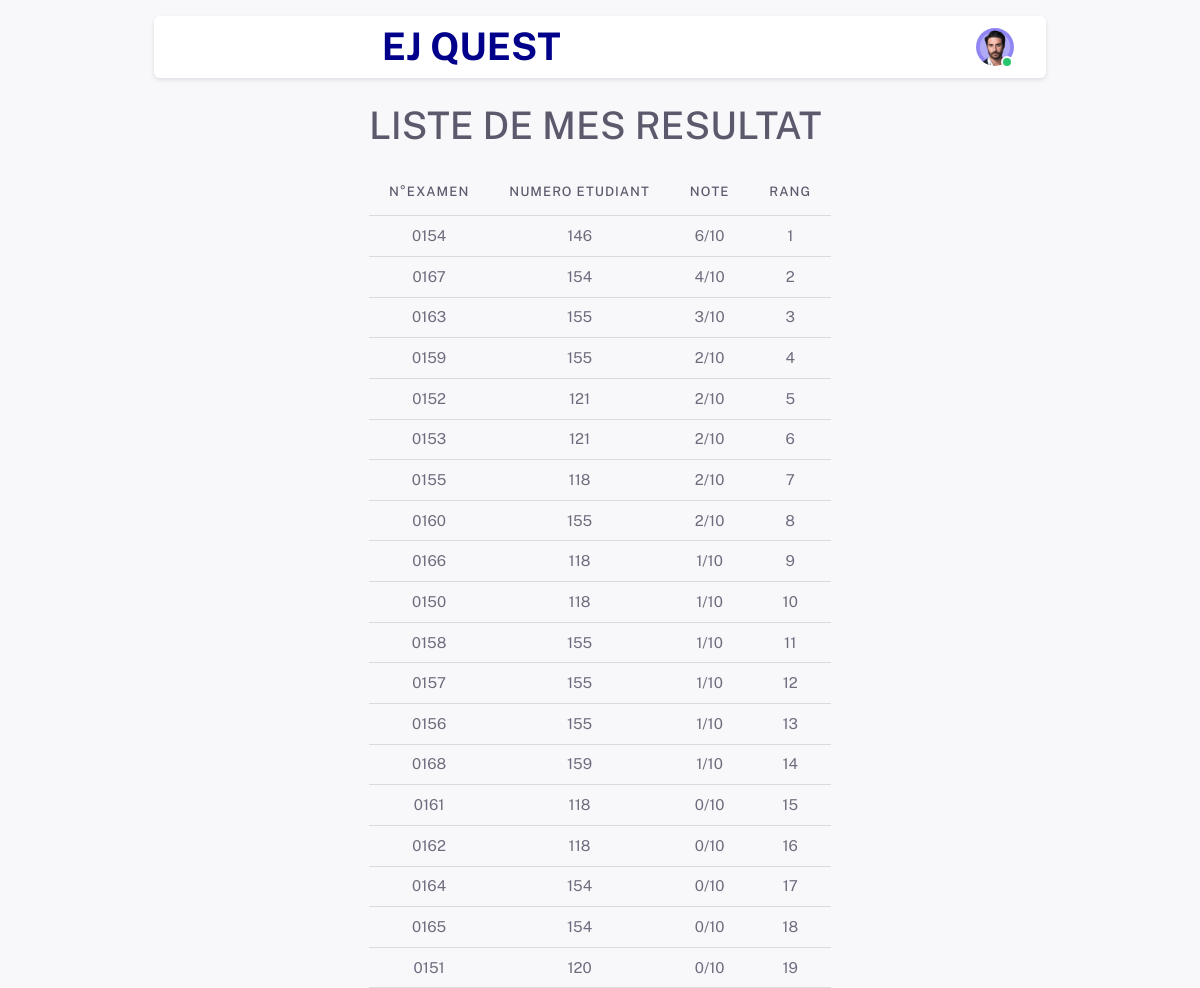
/resultAdmin.php, run on the app's committed database.
### tables this page shows
CREATE TABLE IF NOT EXISTS `examen` (
  `numExam` int NOT NULL AUTO_INCREMENT,
  `anneeUniv` varchar(20) DEFAULT NULL,
  `numEtudiant` varchar(10) DEFAULT NULL,
  `note` int DEFAULT NULL,
  `commentaire` varchar(200) DEFAULT NULL,
  PRIMARY KEY (`numExam`),
  KEY `numEtudiant` (`numEtudiant`)
);

### resultAdmin.php (the view, shortened to what this page needs)
<?php
require_once 'connection.php';
$sql = 'SELECT * FROM examen order by note DESC';
$query = $conn->prepare($sql);
$query->execute();
$result = $query->fetchAll(PDO::FETCH_ASSOC);
?>
<!DOCTYPE html>
<html
    lang="en"
    class="light-style layout-navbar-fixed layout-menu-fixed layout-compact"
    dir="ltr"
    data-theme="theme-default"
    data-assets-path="../../assets/"
    data-template="vertical-menu-template">
<head>
    <link rel="stylesheet" href="assets/vendor/fonts/fontawesome.css" />
    <link rel="stylesheet" href="assets/vendor/fonts/tabler-icons.css" />
    <link rel="stylesheet" href="assets/vendor/fonts/flag-icons.css" />
    <link rel="stylesheet" href="assets/vendor/css/rtl/core.css" class="template-customizer-core-css" />
    <link rel="stylesheet" href="assets/vendor/css/rtl/theme-default.css" class="template-customizer-theme-css" />
    <link rel="stylesheet" href="assets/css/demo.css" />
    <link rel="stylesheet" href="assets/vendor/libs/node-waves/node-waves.css" />
    <link rel="stylesheet" href="assets/vendor/libs/perfect-scrollbar/perfect-scrollbar.css" />
    <link rel="stylesheet" href="assets/vendor/libs/typeahead-js/typeahead.css" />
    <link rel="stylesheet" href="assets/vendor/libs/apex-charts/apex-charts.css" />
    <link rel="stylesheet" href="assets/vendor/libs/swiper/swiper.css" />
    <link rel="stylesheet" href="assets/vendor/libs/datatables-bs5/datatables.bootstrap5.css" />
    <link rel="stylesheet" href="assets/vendor/libs/datatables-responsive-bs5/responsive.bootstrap5.css" />
    <link rel="stylesheet" href="assets/vendor/libs/datatables-checkboxes-jquery/datatables.checkboxes.css" />
    <link rel="stylesheet" href="assets/vendor/css/pages/cards-advance.css" />
</head>
<nav class="layout-navbar container-xxl navbar navbar-expand-xl navbar-detached align-items-center bg-navbar-theme" id="layout-navbar">
    <h1 class="my-auto mx-auto" style="color: darkblue; font-weight: bolder">EJ QUEST</h1>
    <ul class="navbar-nav flex-row align-items-center ms-auto">
        <li class="nav-item navbar-dropdown dropdown-user dropdown">
            <a class="nav-link dropdown-toggle hide-arrow" href="javascript:void(0);" data-bs-toggle="dropdown">
                <div class="avatar avatar-online">
                    <img src="../../assets/img/avatars/1.png" alt="" class="h-auto rounded-circle">
                </div>
            </a>
        </li>
    </ul>
</nav>
<body>
<div class="layout-wrapper layout-content-navbar">
    <div class="layout-container">
        <div class="layout-content " style="margin: 100px auto 0 auto" >
            <main class="container">
                <div class="row">
                    <section class="col-12">
                        <h1>LISTE DE MES RESULTAT</h1>
                        <table class="table">
                            <thead>
                            <th>N°Examen</th>
                            <th>Numero Etudiant</th>
                            <th>NOTE</th>
                            <th>Rang</th>
                            </thead>
                            <tbody>
                            <?php
                            foreach ($result as $key=>$etudiant){
                                ?>
                                <tr STYLE="text-align: center">
                                    <td>0<?=$etudiant["numExam"] ?></td>
                                    <td><?=$etudiant["numEtudiant"]?></td>
                                    <td><?=$etudiant["note"]?>/10</td>
                                    <td><?=$key+1?></td>
                                </tr>
                                <?php
                            }
                            ?>
                            </tbody>
                        </table>
                    </section>
                </div>
            </main>
        </div>
    </div>
</body>
</html>

### data on the page
examen: numExam "154", numEtudiant "146", note "6"
examen: numExam "167", numEtudiant "154", note "4"
examen: numExam "163", numEtudiant "155", note "3"
examen: numExam "159", numEtudiant "155", note "2"
examen: numExam "152", numEtudiant "121", note "2"
examen: numExam "153", numEtudiant "121", note "2"
examen: numExam "155", numEtudiant "118", note "2"
examen: numExam "160", numEtudiant "155", note "2"
examen: numExam "166", numEtudiant "118", note "1"
examen: numExam "150", numEtudiant "118", note "1"
examen: numExam "158", numEtudiant "155", note "1"
examen: numExam "157", numEtudiant "155", note "1"
examen: numExam "156", numEtudiant "155", note "1"
examen: numExam "168", numEtudiant "159", note "1"
examen: numExam "161", numEtudiant "118", note "0"
examen: numExam "162", numEtudiant "118", note "0"
examen: numExam "164", numEtudiant "154", note "0"
examen: numExam "165", numEtudiant "154", note "0"
examen: numExam "151", numEtudiant "120", note "0"
